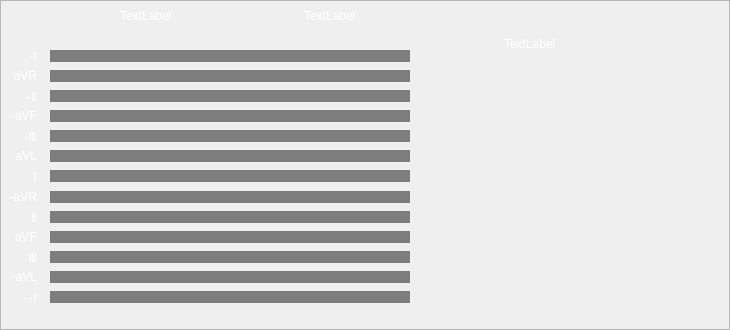
    <widget class="QFrame" name="gb1">
     <property name="geometry">
      <rect>
       <x>8</x>
       <y>2</y>
       <width>730</width>
       <height>330</height>
      </rect>
     </property>
     <property name="styleSheet">
      <string notr="true">color: rgb(255, 255, 255);</string>
     </property>
     <property name="frameShape">
      <enum>QFrame::StyledPanel</enum>
     </property>
     <property name="frameShadow">
      <enum>QFrame::Raised</enum>
     </property>
     <widget class="QLabel" name="lblOther">
      <property name="geometry">
       <rect>
        <x>304</x>
        <y>10</y>
        <width>54</width>
        <height>12</height>
       </rect>
      </property>
      <property name="styleSheet">
       <string notr="true">color: rgb(255, 255, 255);</string>
      </property>
      <property name="text">
       <string>TextLabel</string>
      </property>
     </widget>
     <widget class="QLabel" name="lblNormal">
      <property name="geometry">
       <rect>
        <x>120</x>
        <y>10</y>
        <width>54</width>
        <height>12</height>
       </rect>
      </property>
      <property name="styleSheet">
       <string notr="true">color: rgb(255, 255, 255);</string>
      </property>
      <property name="text">
       <string>TextLabel</string>
      </property>
     </widget>
     <widget class="QLabel" name="imgS1">
      <property name="geometry">
       <rect>
        <x>50</x>
        <y>27</y>
        <width>360</width>
        <height>12</height>
       </rect>
      </property>
      <property name="text">
       <string/>
      </property>
      <property name="pixmap">
       <pixmap resource="picture/ecg.qrc">:/FCGimgS1.bmp</pixmap>
      </property>
     </widget>
     <widget class="QLabel" name="lblHeartPic1">
      <property name="geometry">
       <rect>
        <x>504</x>
        <y>33</y>
        <width>61</width>
        <height>21</height>
       </rect>
      </property>
      <property name="acceptDrops">
       <bool>false</bool>
      </property>
      <property name="text">
       <string>TextLabel</string>
      </property>
     </widget>
     <widget class="QLabel" name="Image6">
      <property name="geometry">
       <rect>
        <x>448</x>
        <y>64</y>
        <width>225</width>
        <height>210</height>
       </rect>
      </property>
      <property name="text">
       <string/>
      </property>
      <property name="pixmap">
       <pixmap resource="picture/ecg.qrc">:/fcgImage6.png</pixmap>
      </property>
      <property name="scaledContents">
       <bool>true</bool>
      </property>
     </widget>
     <widget class="QLabel" name="img11">
      <property name="geometry">
       <rect>
        <x>50</x>
        <y>251</y>
        <width>360</width>
        <height>12</height>
       </rect>
      </property>
      <property name="styleSheet">
       <string notr="true">background-color: rgb(125, 125, 125);</string>
      </property>
      <property name="text">
       <string/>
      </property>
      <property name="pixmap">
       <pixmap resource="picture/ecg.qrc">:/FCGimgS1.bmp</pixmap>
      </property>
     </widget>
     <widget class="QLabel" name="img2">
      <property name="geometry">
       <rect>
        <x>50</x>
        <y>70</y>
        <width>360</width>
        <height>12</height>
       </rect>
      </property>
      <property name="styleSheet">
       <string notr="true">background-color: rgb(125, 125, 125);</string>
      </property>
      <property name="text">
       <string/>
      </property>
      <property name="pixmap">
       <pixmap resource="picture/ecg.qrc">:/FCGimgS1.bmp</pixmap>
      </property>
     </widget>
     <widget class="QLabel" name="img6">
      <property name="geometry">
       <rect>
        <x>50</x>
        <y>150</y>
        <width>360</width>
        <height>12</height>
       </rect>
      </property>
      <property name="styleSheet">
       <string notr="true">background-color: rgb(125, 125, 125);</string>
      </property>
      <property name="text">
       <string/>
      </property>
      <property name="pixmap">
       <pixmap resource="picture/ecg.qrc">:/FCGimgS1.bmp</pixmap>
      </property>
     </widget>
     <widget class="QLabel" name="img3">
      <property name="geometry">
       <rect>
        <x>50</x>
        <y>90</y>
        <width>360</width>
        <height>12</height>
       </rect>
      </property>
      <property name="styleSheet">
       <string notr="true">background-color: rgb(125, 125, 125);</string>
      </property>
      <property name="text">
       <string/>
      </property>
      <property name="pixmap">
       <pixmap resource="picture/ecg.qrc">:/FCGimgS1.bmp</pixmap>
      </property>
     </widget>
     <widget class="QLabel" name="img13">
      <property name="geometry">
       <rect>
        <x>50</x>
        <y>291</y>
        <width>360</width>
        <height>12</height>
       </rect>
      </property>
      <property name="styleSheet">
       <string notr="true">background-color: rgb(125, 125, 125);</string>
      </property>
      <property name="text">
       <string/>
      </property>
      <property name="pixmap">
       <pixmap resource="picture/ecg.qrc">:/FCGimgS1.bmp</pixmap>
      </property>
     </widget>
     <widget class="QLabel" name="img1">
      <property name="geometry">
       <rect>
        <x>50</x>
        <y>50</y>
        <width>360</width>
        <height>12</height>
       </rect>
      </property>
      <property name="styleSheet">
       <string notr="true">background-color: rgb(125, 125, 125);</string>
      </property>
      <property name="text">
       <string/>
      </property>
      <property name="pixmap">
       <pixmap resource="picture/ecg.qrc">:/FCGimgS1.bmp</pixmap>
      </property>
     </widget>
     <widget class="QLabel" name="img7">
      <property name="geometry">
       <rect>
        <x>50</x>
        <y>170</y>
        <width>360</width>
        <height>12</height>
       </rect>
      </property>
      <property name="styleSheet">
       <string notr="true">background-color: rgb(125, 125, 125);</string>
      </property>
      <property name="text">
       <string/>
      </property>
      <property name="pixmap">
       <pixmap resource="picture/ecg.qrc">:/FCGimgS1.bmp</pixmap>
      </property>
     </widget>
     <widget class="QLabel" name="img5">
      <property name="geometry">
       <rect>
        <x>50</x>
        <y>130</y>
        <width>360</width>
        <height>12</height>
       </rect>
      </property>
      <property name="styleSheet">
       <string notr="true">background-color: rgb(125, 125, 125);</string>
      </property>
      <property name="text">
       <string/>
      </property>
      <property name="pixmap">
       <pixmap resource="picture/ecg.qrc">:/FCGimgS1.bmp</pixmap>
      </property>
     </widget>
     <widget class="QLabel" name="img8">
      <property name="geometry">
       <rect>
        <x>50</x>
        <y>191</y>
        <width>360</width>
        <height>12</height>
       </rect>
      </property>
      <property name="styleSheet">
       <string notr="true">background-color: rgb(125, 125, 125);</string>
      </property>
      <property name="text">
       <string/>
      </property>
      <property name="pixmap">
       <pixmap resource="picture/ecg.qrc">:/FCGimgS1.bmp</pixmap>
      </property>
     </widget>
     <widget class="QLabel" name="img9">
      <property name="geometry">
       <rect>
        <x>50</x>
        <y>211</y>
        <width>360</width>
        <height>12</height>
       </rect>
      </property>
      <property name="styleSheet">
       <string notr="true">background-color: rgb(125, 125, 125);</string>
      </property>
      <property name="text">
       <string/>
      </property>
      <property name="pixmap">
       <pixmap resource="picture/ecg.qrc">:/FCGimgS1.bmp</pixmap>
      </property>
     </widget>
     <widget class="QLabel" name="img12">
      <property name="geometry">
       <rect>
        <x>50</x>
        <y>271</y>
        <width>360</width>
        <height>12</height>
       </rect>
      </property>
      <property name="styleSheet">
       <string notr="true">background-color: rgb(125, 125, 125);</string>
      </property>
      <property name="text">
       <string/>
      </property>
      <property name="pixmap">
       <pixmap resource="picture/ecg.qrc">:/FCGimgS1.bmp</pixmap>
      </property>
     </widget>
     <widget class="QLabel" name="img10">
      <property name="geometry">
       <rect>
        <x>50</x>
        <y>231</y>
        <width>360</width>
        <height>12</height>
       </rect>
      </property>
      <property name="styleSheet">
       <string notr="true">background-color: rgb(125, 125, 125);</string>
      </property>
      <property name="text">
       <string/>
      </property>
      <property name="pixmap">
       <pixmap resource="picture/ecg.qrc">:/FCGimgS1.bmp</pixmap>
      </property>
     </widget>
     <widget class="QLabel" name="img4">
      <property name="geometry">
       <rect>
        <x>50</x>
        <y>110</y>
        <width>360</width>
        <height>12</height>
       </rect>
      </property>
      <property name="styleSheet">
       <string notr="true">background-color: rgb(125, 125, 125);</string>
      </property>
      <property name="text">
       <string/>
      </property>
      <property name="pixmap">
       <pixmap resource="picture/ecg.qrc">:/FCGimgS1.bmp</pixmap>
      </property>
     </widget>
     <widget class="QLabel" name="img41">
      <property name="geometry">
       <rect>
        <x>50</x>
        <y>110</y>
        <width>360</width>
        <height>12</height>
       </rect>
      </property>
      <property name="styleSheet">
       <string notr="true">background-color: rgb(125, 125, 125);</string>
      </property>
      <property name="text">
       <string/>
      </property>
     </widget>
     <widget class="QLabel" name="img101">
      <property name="geometry">
       <rect>
        <x>50</x>
        <y>231</y>
        <width>360</width>
        <height>12</height>
       </rect>
      </property>
      <property name="styleSheet">
       <string notr="true">background-color: rgb(125, 125, 125);</string>
      </property>
      <property name="text">
       <string/>
      </property>
     </widget>
     <widget class="QLabel" name="img121">
      <property name="geometry">
       <rect>
        <x>50</x>
        <y>271</y>
        <width>360</width>
        <height>12</height>
       </rect>
      </property>
      <property name="styleSheet">
       <string notr="true">background-color: rgb(125, 125, 125);</string>
      </property>
      <property name="text">
       <string/>
      </property>
     </widget>
     <widget class="QLabel" name="img91">
      <property name="geometry">
       <rect>
        <x>50</x>
        <y>211</y>
        <width>360</width>
        <height>12</height>
       </rect>
      </property>
      <property name="styleSheet">
       <string notr="true">background-color: rgb(125, 125, 125);</string>
      </property>
      <property name="text">
       <string/>
      </property>
     </widget>
     <widget class="QLabel" name="img81">
      <property name="geometry">
       <rect>
        <x>50</x>
        <y>191</y>
        <width>360</width>
        <height>12</height>
       </rect>
      </property>
      <property name="styleSheet">
       <string notr="true">background-color: rgb(125, 125, 125);</string>
      </property>
      <property name="text">
       <string/>
      </property>
     </widget>
     <widget class="QLabel" name="img51">
      <property name="geometry">
       <rect>
        <x>50</x>
        <y>130</y>
        <width>360</width>
        <height>12</height>
       </rect>
      </property>
      <property name="styleSheet">
       <string notr="true">background-color: rgb(125, 125, 125);</string>
      </property>
      <property name="text">
       <string/>
      </property>
     </widget>
     <widget class="QLabel" name="img71">
      <property name="geometry">
       <rect>
        <x>50</x>
        <y>170</y>
        <width>360</width>
        <height>12</height>
       </rect>
      </property>
      <property name="styleSheet">
       <string notr="true">background-color: rgb(125, 125, 125);</string>
      </property>
      <property name="text">
       <string/>
      </property>
     </widget>
     <widget class="QLabel" name="img1_1">
      <property name="geometry">
       <rect>
        <x>50</x>
        <y>50</y>
        <width>360</width>
        <height>12</height>
       </rect>
      </property>
      <property name="styleSheet">
       <string notr="true">background-color: rgb(125, 125, 125);</string>
      </property>
      <property name="text">
       <string/>
      </property>
     </widget>
     <widget class="QLabel" name="img131">
      <property name="geometry">
       <rect>
        <x>50</x>
        <y>291</y>
        <width>360</width>
        <height>12</height>
       </rect>
      </property>
      <property name="styleSheet">
       <string notr="true">background-color: rgb(125, 125, 125);</string>
      </property>
      <property name="text">
       <string/>
      </property>
     </widget>
     <widget class="QLabel" name="img31_2">
      <property name="geometry">
       <rect>
        <x>50</x>
        <y>90</y>
        <width>360</width>
        <height>12</height>
       </rect>
      </property>
      <property name="styleSheet">
       <string notr="true">background-color: rgb(125, 125, 125);</string>
      </property>
      <property name="text">
       <string/>
      </property>
     </widget>
     <widget class="QLabel" name="img61">
      <property name="geometry">
       <rect>
        <x>50</x>
        <y>150</y>
        <width>360</width>
        <height>12</height>
       </rect>
      </property>
      <property name="styleSheet">
       <string notr="true">background-color: rgb(125, 125, 125);</string>
      </property>
      <property name="text">
       <string/>
      </property>
     </widget>
     <widget class="QLabel" name="img2_1">
      <property name="geometry">
       <rect>
        <x>50</x>
        <y>70</y>
        <width>360</width>
        <height>12</height>
       </rect>
      </property>
      <property name="styleSheet">
       <string notr="true">background-color: rgb(125, 125, 125);</string>
      </property>
      <property name="text">
       <string/>
      </property>
     </widget>
     <widget class="QLabel" name="img111">
      <property name="geometry">
       <rect>
        <x>50</x>
        <y>251</y>
        <width>360</width>
        <height>12</height>
       </rect>
      </property>
      <property name="styleSheet">
       <string notr="true">background-color: rgb(125, 125, 125);</string>
      </property>
      <property name="text">
       <string/>
      </property>
     </widget>
     <widget class="QLabel" name="label">
      <property name="geometry">
       <rect>
        <x>7</x>
        <y>48</y>
        <width>30</width>
        <height>16</height>
       </rect>
      </property>
      <property name="layoutDirection">
       <enum>Qt::RightToLeft</enum>
      </property>
      <property name="text">
       <string>-Ⅰ</string>
      </property>
      <property name="alignment">
       <set>Qt::AlignRight|Qt::AlignTrailing|Qt::AlignVCenter</set>
      </property>
     </widget>
     <widget class="QLabel" name="label_2">
      <property name="geometry">
       <rect>
        <x>7</x>
        <y>68</y>
        <width>30</width>
        <height>16</height>
       </rect>
      </property>
      <property name="layoutDirection">
       <enum>Qt::RightToLeft</enum>
      </property>
      <property name="text">
       <string>aVR</string>
      </property>
      <property name="alignment">
       <set>Qt::AlignRight|Qt::AlignTrailing|Qt::AlignVCenter</set>
      </property>
     </widget>
     <widget class="QLabel" name="label_3">
      <property name="geometry">
       <rect>
        <x>7</x>
        <y>88</y>
        <width>30</width>
        <height>16</height>
       </rect>
      </property>
      <property name="layoutDirection">
       <enum>Qt::RightToLeft</enum>
      </property>
      <property name="text">
       <string>-Ⅱ</string>
      </property>
      <property name="alignment">
       <set>Qt::AlignRight|Qt::AlignTrailing|Qt::AlignVCenter</set>
      </property>
     </widget>
     <widget class="QLabel" name="label_4">
      <property name="geometry">
       <rect>
        <x>7</x>
        <y>108</y>
        <width>30</width>
        <height>16</height>
       </rect>
      </property>
      <property name="layoutDirection">
       <enum>Qt::RightToLeft</enum>
      </property>
      <property name="text">
       <string>-aVF</string>
      </property>
      <property name="alignment">
       <set>Qt::AlignRight|Qt::AlignTrailing|Qt::AlignVCenter</set>
      </property>
     </widget>
     <widget class="QLabel" name="label_5">
      <property name="geometry">
       <rect>
        <x>7</x>
        <y>128</y>
        <width>30</width>
        <height>16</height>
       </rect>
      </property>
      <property name="layoutDirection">
       <enum>Qt::RightToLeft</enum>
      </property>
      <property name="text">
       <string>-Ⅲ</string>
      </property>
      <property name="alignment">
       <set>Qt::AlignRight|Qt::AlignTrailing|Qt::AlignVCenter</set>
      </property>
     </widget>
     <widget class="QLabel" name="label_6">
      <property name="geometry">
       <rect>
        <x>7</x>
        <y>148</y>
        <width>30</width>
        <height>16</height>
       </rect>
      </property>
      <property name="layoutDirection">
       <enum>Qt::RightToLeft</enum>
      </property>
      <property name="text">
       <string>aVL</string>
      </property>
      <property name="alignment">
       <set>Qt::AlignRight|Qt::AlignTrailing|Qt::AlignVCenter</set>
      </property>
     </widget>
     <widget class="QLabel" name="label_7">
      <property name="geometry">
       <rect>
        <x>7</x>
        <y>168</y>
        <width>30</width>
        <height>16</height>
       </rect>
      </property>
      <property name="layoutDirection">
       <enum>Qt::RightToLeft</enum>
      </property>
      <property name="text">
       <string>Ⅰ</string>
      </property>
      <property name="alignment">
       <set>Qt::AlignRight|Qt::AlignTrailing|Qt::AlignVCenter</set>
      </property>
     </widget>
     <widget class="QLabel" name="label_9">
      <property name="geometry">
       <rect>
        <x>7</x>
        <y>209</y>
        <width>30</width>
        <height>16</height>
       </rect>
      </property>
      <property name="layoutDirection">
       <enum>Qt::RightToLeft</enum>
      </property>
      <property name="text">
       <string>Ⅱ</string>
      </property>
      <property name="alignment">
       <set>Qt::AlignRight|Qt::AlignTrailing|Qt::AlignVCenter</set>
      </property>
     </widget>
     <widget class="QLabel" name="label_8">
      <property name="geometry">
       <rect>
        <x>7</x>
        <y>189</y>
        <width>30</width>
        <height>16</height>
       </rect>
      </property>
      <property name="layoutDirection">
       <enum>Qt::RightToLeft</enum>
      </property>
      <property name="text">
       <string>-aVR</string>
      </property>
      <property name="alignment">
       <set>Qt::AlignRight|Qt::AlignTrailing|Qt::AlignVCenter</set>
      </property>
     </widget>
     <widget class="QLabel" name="label_10">
      <property name="geometry">
       <rect>
        <x>7</x>
        <y>229</y>
        <width>30</width>
        <height>16</height>
       </rect>
      </property>
      <property name="layoutDirection">
       <enum>Qt::RightToLeft</enum>
      </property>
      <property name="text">
       <string>aVF</string>
      </property>
      <property name="alignment">
       <set>Qt::AlignRight|Qt::AlignTrailing|Qt::AlignVCenter</set>
      </property>
     </widget>
     <widget class="QLabel" name="label_12">
      <property name="geometry">
       <rect>
        <x>7</x>
        <y>269</y>
        <width>30</width>
        <height>16</height>
       </rect>
      </property>
      <property name="layoutDirection">
       <enum>Qt::RightToLeft</enum>
      </property>
      <property name="text">
       <string>-aVL</string>
      </property>
      <property name="alignment">
       <set>Qt::AlignRight|Qt::AlignTrailing|Qt::AlignVCenter</set>
      </property>
     </widget>
     <widget class="QLabel" name="label_11">
      <property name="geometry">
       <rect>
        <x>7</x>
        <y>249</y>
        <width>30</width>
        <height>16</height>
       </rect>
      </property>
      <property name="layoutDirection">
       <enum>Qt::RightToLeft</enum>
      </property>
      <property name="text">
       <string>Ⅲ</string>
      </property>
      <property name="alignment">
       <set>Qt::AlignRight|Qt::AlignTrailing|Qt::AlignVCenter</set>
      </property>
     </widget>
     <widget class="QLabel" name="label_13">
      <property name="geometry">
       <rect>
        <x>7</x>
        <y>289</y>
        <width>30</width>
        <height>16</height>
       </rect>
      </property>
      <property name="layoutDirection">
       <enum>Qt::RightToLeft</enum>
      </property>
      <property name="text">
       <string>-Ⅰ</string>
      </property>
      <property name="alignment">
       <set>Qt::AlignRight|Qt::AlignTrailing|Qt::AlignVCenter</set>
      </property>
     </widget>
     <zorder>label</zorder>
     <zorder>label_2</zorder>
     <zorder>label_3</zorder>
     <zorder>label_4</zorder>
     <zorder>label_5</zorder>
     <zorder>label_6</zorder>
     <zorder>label_7</zorder>
     <zorder>label_9</zorder>
     <zorder>label_8</zorder>
     <zorder>label_10</zorder>
     <zorder>label_12</zorder>
     <zorder>label_11</zorder>
     <zorder>label_13</zorder>
     <zorder>img41</zorder>
     <zorder>img101</zorder>
     <zorder>img121</zorder>
     <zorder>img91</zorder>
     <zorder>img81</zorder>
     <zorder>img51</zorder>
     <zorder>img71</zorder>
     <zorder>img1_1</zorder>
     <zorder>img131</zorder>
     <zorder>img31_2</zorder>
     <zorder>img61</zorder>
     <zorder>img2_1</zorder>
     <zorder>img111</zorder>
     <zorder>img7</zorder>
     <zorder>img11</zorder>
     <zorder>img10</zorder>
     <zorder>img12</zorder>
     <zorder>img6</zorder>
     <zorder>img5</zorder>
     <zorder>img3</zorder>
     <zorder>img13</zorder>
     <zorder>img9</zorder>
     <zorder>img1</zorder>
     <zorder>img4</zorder>
     <zorder>img8</zorder>
     <zorder>img2</zorder>
     <zorder>lblOther</zorder>
     <zorder>lblNormal</zorder>
     <zorder>imgS1</zorder>
     <zorder>lblHeartPic1</zorder>
     <zorder>Image6</zorder>
    </widget>
